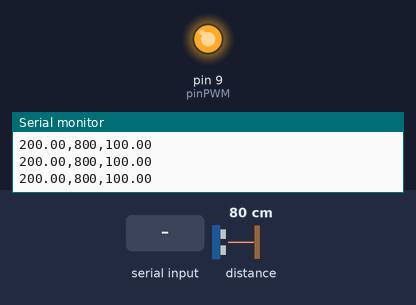
The sketch below on a simulated Arduino Uno, built with avr-gcc and run on an emulated ATmega328P. On the bench: output pins drawn as LEDs (lit = HIGH), the last lines printed to the serial monitor. The inputs (shaded band) are chosen by the test bench; at power-on: distance to the obstacle 80 cm.

Above: at 1.7 s.
1.8 s: distance to the obstacle set to 2 cm
At 3.0 s:
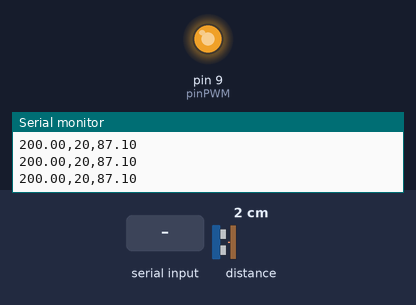
3.3 s: "90,45\n" received over Serial
At 5.3 s:
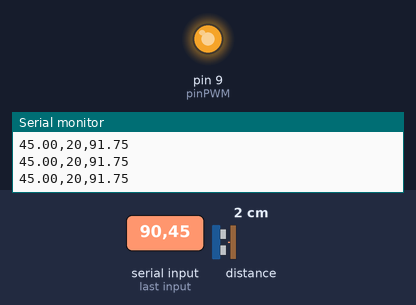
5.8 s: "30,150\n" received over Serial
At 7.4 s:
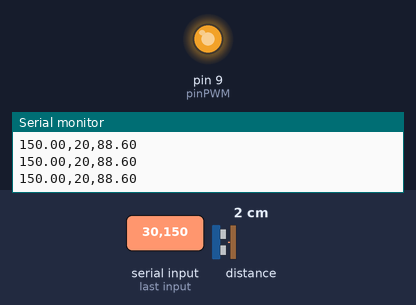
8.3 s: distance to the obstacle set to 4 cm
At 9.8 s:
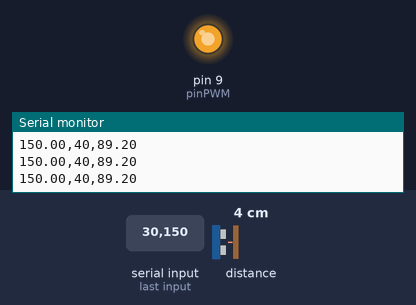
Timing chart, 0 to 10.8 s (numbered marks = the images above; inputs shaded):
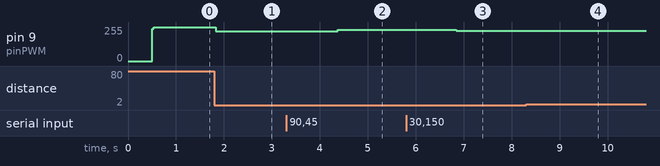

Measured:
- after the input at 1.8 s, pin 9 (pinPWM): 255/255 → 222/255 at once
- after the input at 3.3 s, pin 9 (pinPWM): 222/255 → 233/255 after 1.1 s
- after the input at 5.8 s, pin 9 (pinPWM): 233/255 → 226/255 after 1.0 s
- after the input at 8.3 s, pin 9 (pinPWM): 226/255 → 227/255 at once

The sketch:

ControlProporcional.ino
```cpp
#include <Wire.h>
#include <VL53L0X.h>

VL53L0X sensor;

// El Pin 9 está ligado al canal A del Timer 1 (OC1A)
const int pinPWM = 9;

// --- CONFIGURACIÓN DEL CONTROLADOR PROPORCIONAL ---
float consigna = 200.0;     // Consigna inicial en milímetros (puedes cambiarla por el Serial)
float Kp = 0.03;             // Ganancia Proporcional (ajusta este valor según la respuesta de tu sistema)
float porcentajePWM = 93; // Empezamos en el punto de operación (95%)

// Temporización no bloqueante
unsigned long tiempoAnterior = 0;
const long intervaloControl = 100; // El bucle de control se ejecuta cada 100 ms

uint16_t distanciaActual = 0;

void setup() {
  Serial.begin(9600);

  delay(500);
  Wire.begin();

  if (!sensor.init()) {
    Serial.println("Error_Inicializacion_VL53L0X");
    while (1);
  }

  sensor.setTimeout(1000);
  sensor.setSignalRateLimit(0.1);
  sensor.setMeasurementTimingBudget(50000); // Reducido a 50ms para un control más rápido

  pinMode(pinPWM, OUTPUT);

  // --- CONFIGURACIÓN DEL TIMER 1 PARA 25 kHz ---
  TCCR1A = 0;
  TCCR1B = 0;
  TCNT1  = 0;
  TCCR1A |= (1 << COM1A1);
  TCCR1B |= (1 << WGM13) | (1 << CS10);
  ICR1 = 320;

  // Fijar el punto de operación inicial (95% de 320 = 304)
  OCR1A = 304;

  // Cabecera para el Serial Plotter
  Serial.println("Consigna_mm,Distancia_mm,Duty_Cycle_Porcentaje");
}

void loop() {
  // 1. Leer los comandos del Monitor Serie (Entrada de la nueva consigna)
  leerConsignaSerial();

  // 2. Subprograma de Control Realimentado (Temporizado)
  unsigned long tiempoActual = millis();
  if (tiempoActual - tiempoAnterior >= intervaloControl) {
    tiempoAnterior = tiempoActual;

    leerSensor();
    ejecutarControlProporcional();
    enviarDatosPlotter();
  }
}

// ==========================================
// SUBPROGRAMA 1: Lectura del Sensor Láser
// ==========================================
void leerSensor() {
  uint16_t lectura = sensor.readRangeSingleMillimeters();

  if (sensor.timeoutOccurred() || lectura > 2000) {
    distanciaActual = 2000; // Acotación por fuera de rango
  } else {
    distanciaActual = lectura;
  }
}

// ==========================================
// SUBPROGRAMA 2: Lazo Cerrado y Escritura PWM
// ==========================================
void ejecutarControlProporcional() {
  // Calcular el error del sistema
  float error = consigna - distanciaActual;

  // Ecuación de control P con punto de operación al 95%
  porcentajePWM = 92.5 - (Kp * error);

  // --- SATURACIÓN ESTRICTA (Restringido entre 90% y 100%) ---
  if (porcentajePWM > 100.0) porcentajePWM = 100.0;
  if (porcentajePWM < 86.0)  porcentajePWM = 86.0;

  // Convertir el porcentaje final (90%-100%) al rango del Timer 1 (0 a 320)
  // El mapeo flotante manual asegura no perder resolución
  int valorOCR1A = (porcentajePWM / 100.0) * 320;

  // Aplicar acción de control al registro físico
  OCR1A = valorOCR1A;
}

// ==========================================
// FUNCIÓN: Captura de nueva consigna por Serial
// ==========================================
void leerConsignaSerial() {
  if (Serial.available() > 0) {
    // Lee el número entero o flotante introducido en el monitor serie
    float nuevaConsigna = Serial.parseFloat();

    // Validar que sea una distancia lógica antes de aplicarla
    if (nuevaConsigna > 0 && nuevaConsigna <= 2000) {
      consigna = nuevaConsigna;
    }
  }
}

// ==========================================
// FUNCIÓN AUXILIAR: Graficación en Serial Plotter
// ==========================================
void enviarDatosPlotter() {
  // Enviamos tres variables: la referencia, la medida real y la acción de control
  Serial.print(consigna);
  Serial.print(",");
  Serial.print(distanciaActual);
  Serial.print(",");
  Serial.println(porcentajePWM);
}
```
